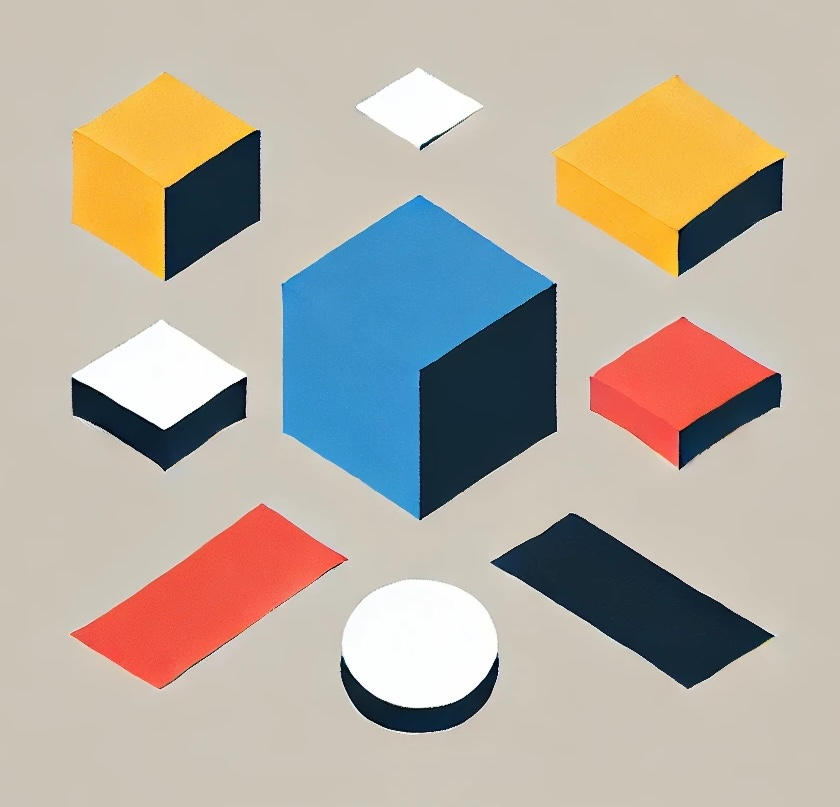
#> input picture 4.jpg, 840 x 807 px, found by its file name
$ python shapes.py
#> lines starting #> are read from the running program, lines starting #| are printed output that depends on the picture; after the words box and inside, x2 and y2 are one past the last pixel; in counts of white or black regions, pixels touching at a corner belong together
#> further down, image is the input picture: shape (807, 840, 3); mean R, G, B 182.8, 174.2, 162.6
import numpy as np
from PIL import Image, ImageDraw
from scipy.ndimage import gaussian_filter
from skimage import measure  # For detecting contours

# Define Sobel filters for horizontal and vertical edge detection
SOBEL_X = np.array([[-1, 0, 1], [-2, 0, 2], [-1, 0, 1]])  # Horizontal edges
SOBEL_Y = np.array([[-1, -2, -1], [0, 0, 0], [1, 2, 1]])  # Vertical edges

# Function to apply Sobel edge detection to an image using loops
def sobel_edge_detection(image):
    if len(image.shape) == 3:  # Convert to grayscale if the image is RGB
        image = image.mean(axis=2).astype(np.uint8)
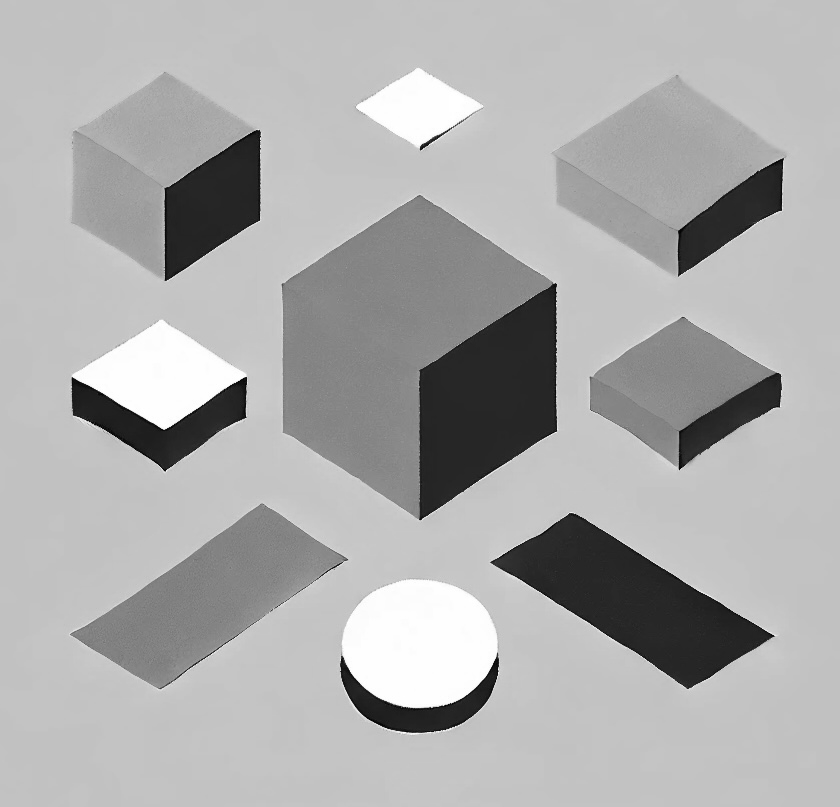
#> image: shape (807, 840); min 1, max 255, mean 172.9
    image = gaussian_filter(image, sigma=1)  # Reduce noise with Gaussian blur

    # Initialize gradient arrays
    height, width = image.shape
#> height = 807; width = 840
    grad_x = np.zeros_like(image, dtype=np.float32)
    grad_y = np.zeros_like(image, dtype=np.float32)

    # Apply Sobel operator using loops
    for i in range(1, height - 1):
        for j in range(1, width - 1):
            gx, gy = 0, 0  # Initialize gradients
            # Iterate over the Sobel kernel
            for ki in range(-1, 2):  # Kernel height
                for kj in range(-1, 2):  # Kernel width
                    pixel = image[i + ki, j + kj]  # Get pixel value
                    gx += pixel * SOBEL_X[ki + 1, kj + 1]  # Apply horizontal kernel
                    gy += pixel * SOBEL_Y[ki + 1, kj + 1]  # Apply vertical kernel
            grad_x[i, j] = gx  # Store horizontal gradient
            grad_y[i, j] = gy  # Store vertical gradient
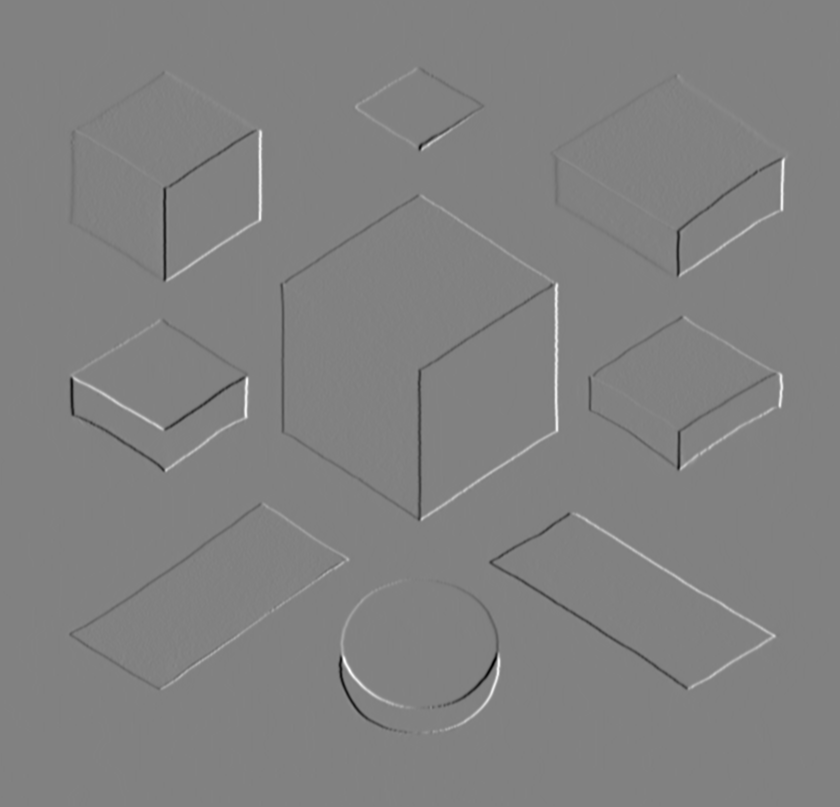
#> grad_x: shape (807, 840) float32; min -571, max 552, mean 0; drawn with min black and max white
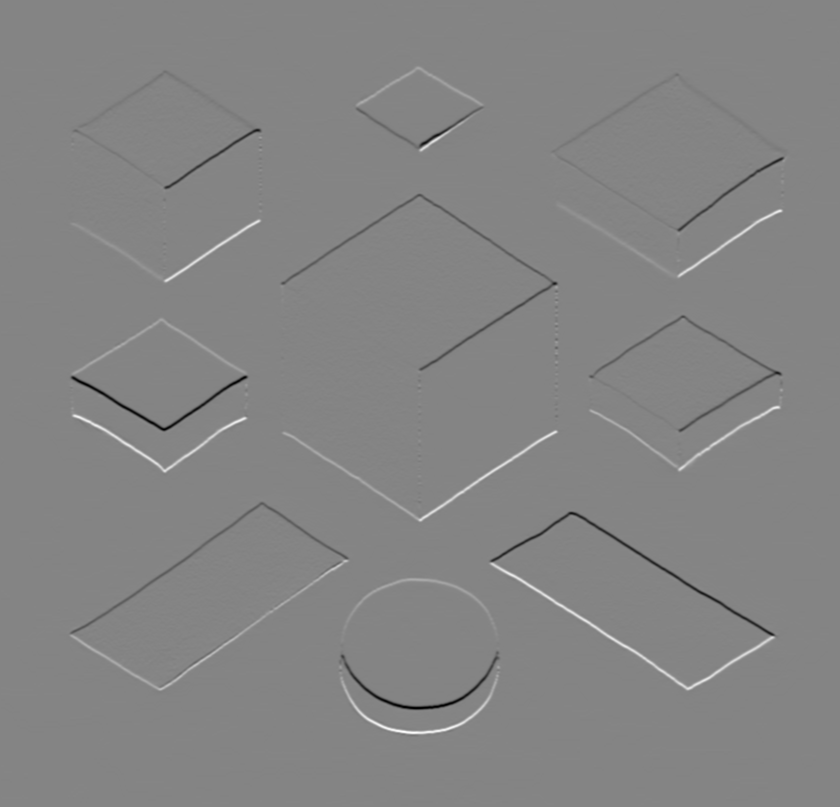
#> grad_y: shape (807, 840) float32; min -586, max 543, mean 0; drawn with min black and max white

    # Compute magnitude and apply a threshold
    magnitude = np.sqrt(grad_x**2 + grad_y**2)
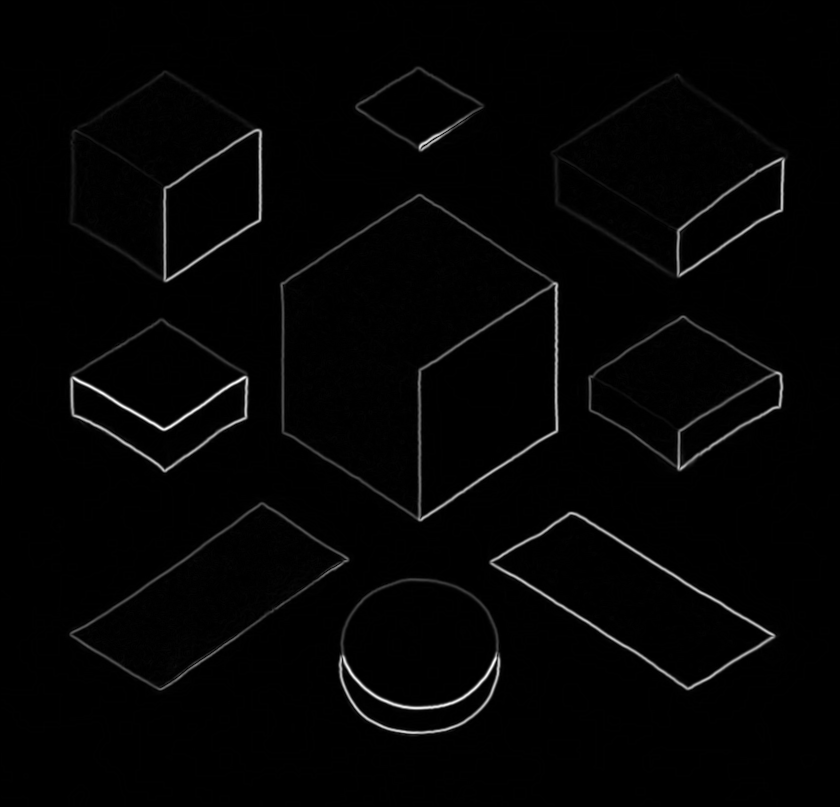
#> magnitude: shape (807, 840) float32; min 0, max 627.7, mean 10; drawn with min black and max white
    edges = (magnitude > 50).astype(np.uint8) * 255
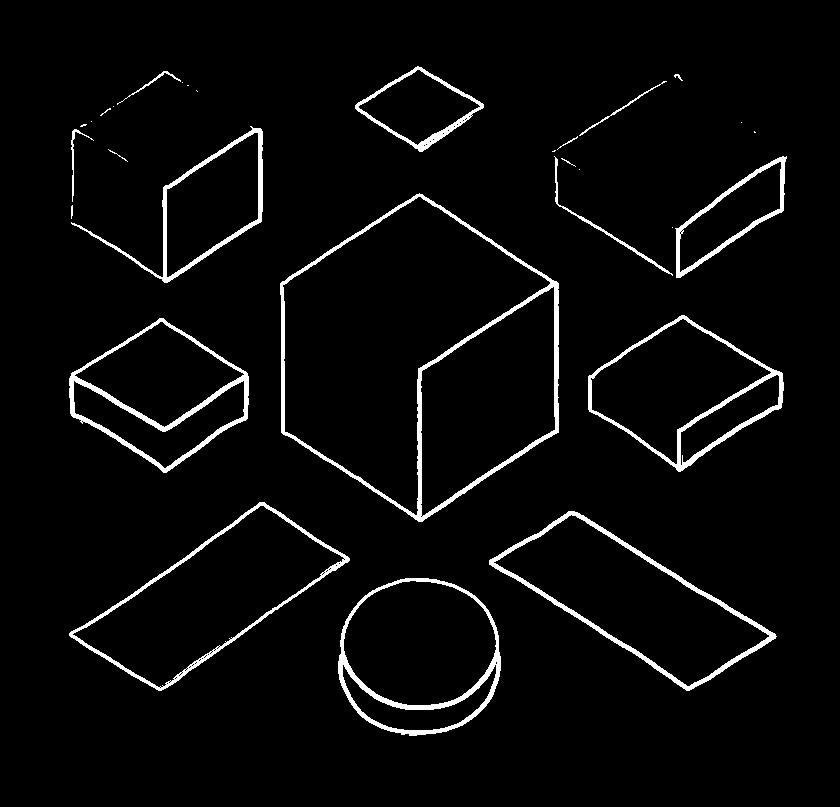
#> edges: shape (807, 840); 3.8% white; 30 white regions (12 under 20 px), largest, box (x1, y1, x2, y2) and area: (280, 193, 559, 522) 5151, (69, 318, 249, 473) 3122, (489, 511, 777, 691) 3097
    return edges

# Function to find contours and create a polygonal graph
def create_polygon_from_edges(edge_map):
    # Find contours using skimage.measure
    contours = measure.find_contours(edge_map, level=128)  # Level threshold for edges
#> contours = 105 point arrays, longest 1229 points

    # Select the longest contour (assumes it's the main object)
    if len(contours) > 0:
        largest_contour = max(contours, key=len)  # Pick the largest contour
#> largest_contour = 1229 pairs, first value 192.5 to 521.5, second value 279.5 to 558.5
        return largest_contour
    return None

# Main program
if __name__ == "__main__":
    # Load and process the image
    image_path = '4.jpg'  # Replace with your image path
    image = np.array(Image.open(image_path))
    edges = sobel_edge_detection(image)

    # Find the polygon from the edges
    polygon = create_polygon_from_edges(edges)
#> polygon has the same summary as largest_contour in create_polygon_from_edges

    if polygon is not None:
        # Create a blank image for the polygon
        height, width = edges.shape
#> height = 807; width = 840
        output_image = Image.new("RGB", (width, height), "black")
#> output_image: PIL image 840x807 RGB; every value is 0
        draw = ImageDraw.Draw(output_image)

        # Draw the polygon onto the blank image
        polygon_points = [(int(x[1]), int(x[0])) for x in polygon]
#> polygon_points = 1229 pairs, first value 279 to 558, second value 192 to 521
        draw.line(polygon_points + [polygon_points[0]], fill="red", width=2)

        # Save the resulting image
        output_path = "polygon_edges.jpg"
        output_image.save(output_path)
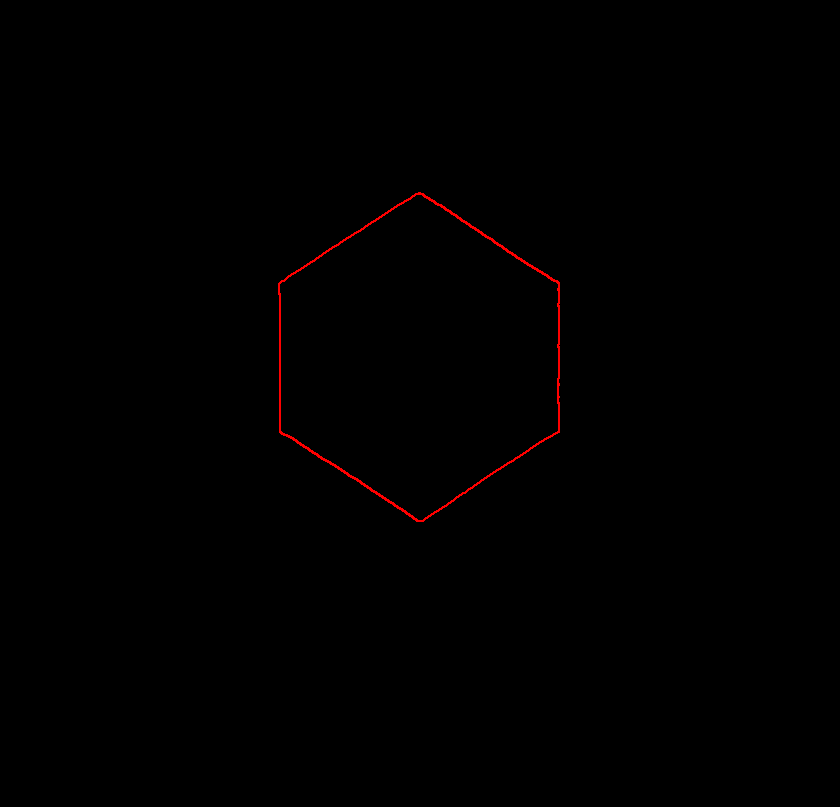
#> saved as polygon_edges.jpg: PIL image 840x807 RGB; mean R, G, B 0.9, 0, 0
        print(f"Polygonal edges saved to {output_path}")
    else:
        print("No polygon found in the edges.")
